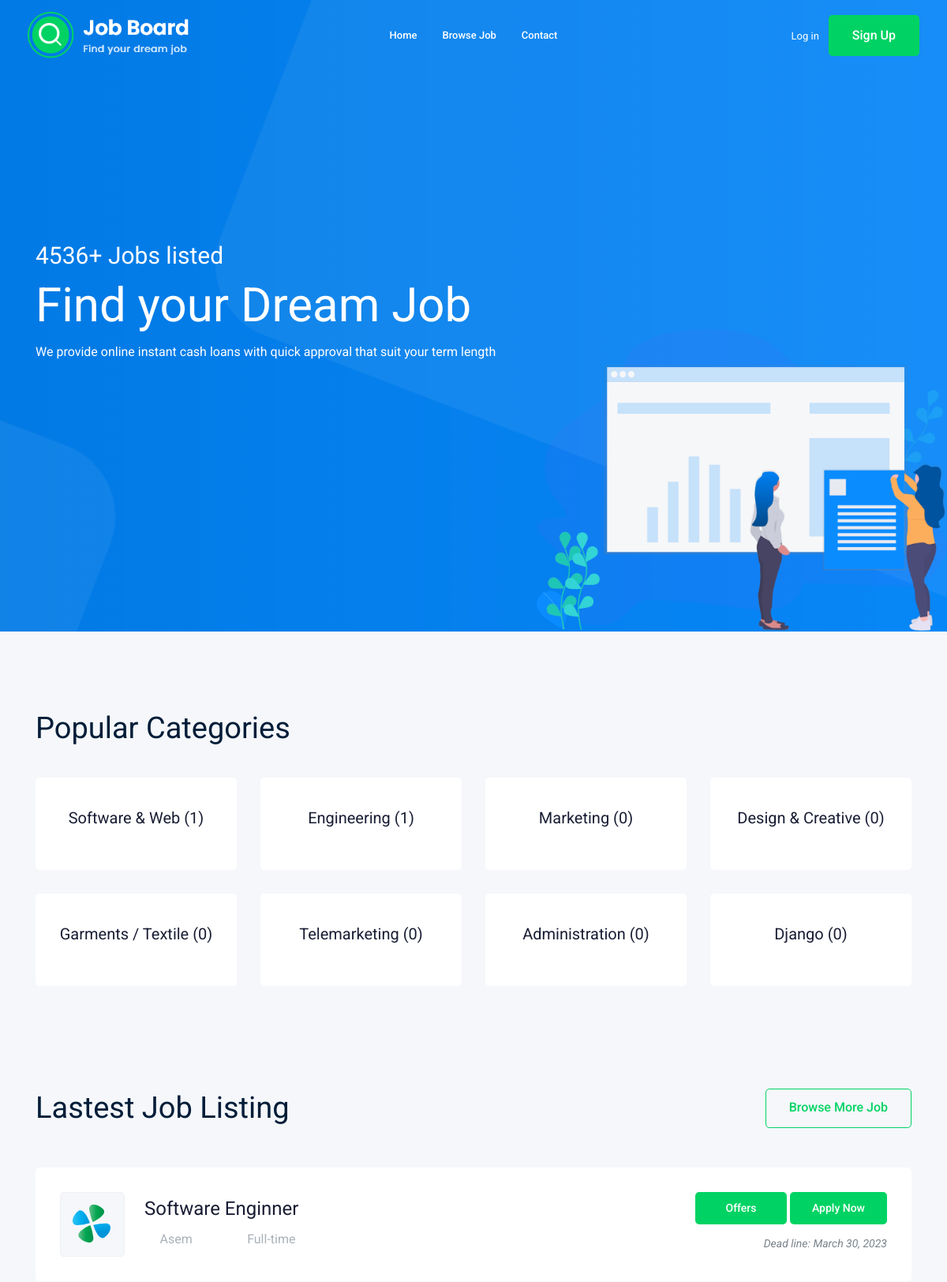
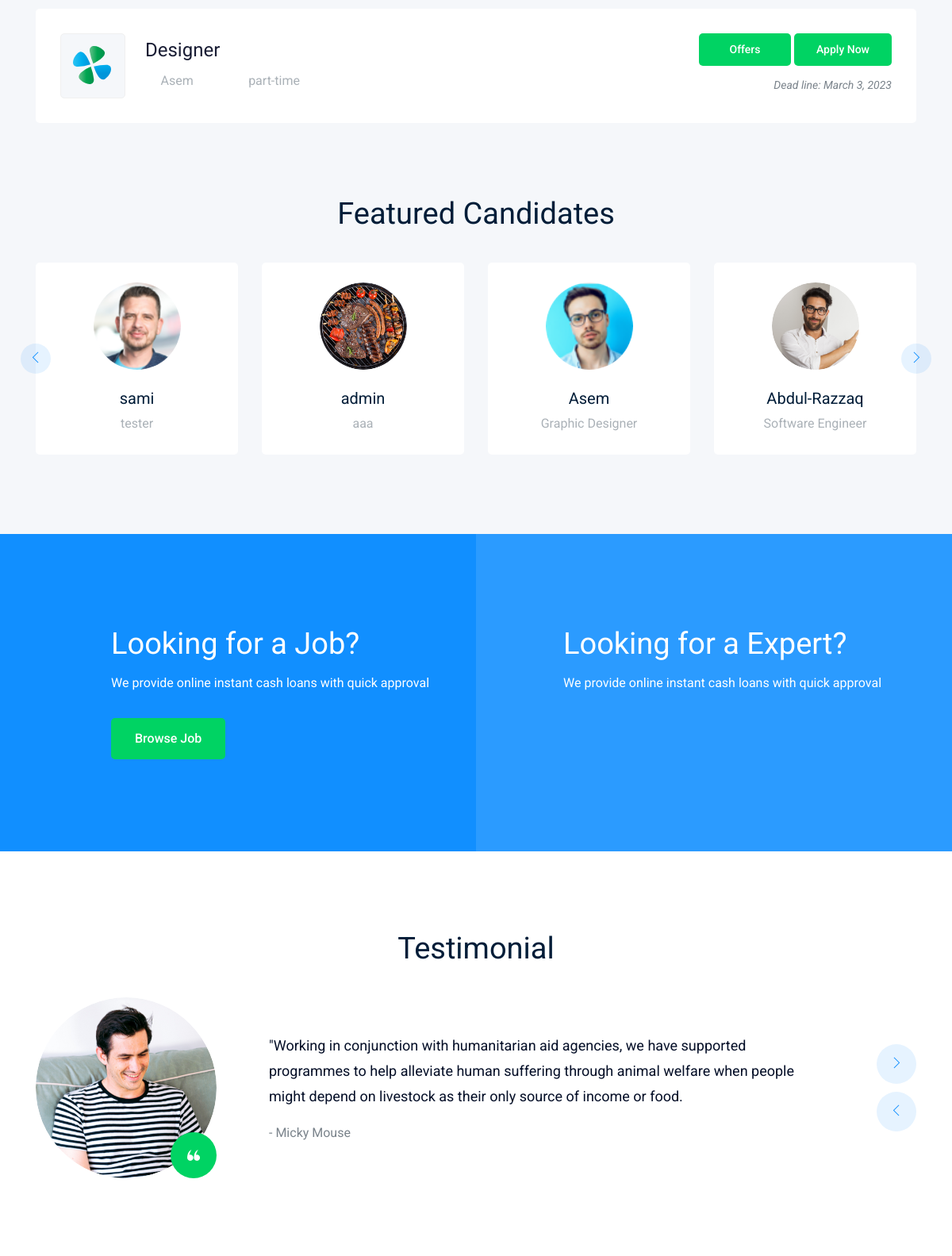
The page / (upper part) on the database its author committed (2 pictures, top to bottom).
### job/models.py (models this page shows, shortened)
class category(models.Model):
    name = models.CharField(max_length=30)

class job(models.Model):
    title = models.CharField(max_length=30)
    description = models.TextField(max_length=6000)
    created_at = models.DateTimeField(auto_now_add=True)
    deadline = models.DateTimeField()
    salary = models.DecimalField(max_digits=7,decimal_places=2,default=0.0)
    category = models.ForeignKey(category, on_delete=models.CASCADE,related_name='job_category')
    created_by = models.ForeignKey(freelancer, on_delete=models.CASCADE)
    cover = models.ImageField(upload_to="img/post/", null=True)
    job_nature = models.CharField(max_length=30, null=True)
    location = models.CharField(max_length=50,default='remot')

class freelancer(models.Model):
    user = models.OneToOneField(User, on_delete=models.CASCADE)
    name_job = models.CharField(max_length=100, null=True)
    country = models.CharField(max_length=100)
    image = models.ImageField(upload_to="img/freelancer/", null=True,default='img/blog/author.png')
    def __str__(self):
        return str(self.user.username)

### job/views.py (the view)
# urls.py: path('', views.index, name='index'),
def index(request):
    top_categories = categorys.objects.annotate(num_jobs=Count('job_category')).order_by('-num_jobs')[:10]
    job = jobs.objects.order_by('-created_at')[:8]
    freelancer = freelancers.objects.order_by('-id')[:10]
    context = {"top_categories":top_categories,
            "job": job,
            "freelancer": freelancer
                  }
    return render(request, "pages/index.html", context)

### templates/pages/index.html (shortened to what this page needs)
{% extends 'base.html' %}
{% load static %}
{% block header %}{% include "includes/header.html" %}{% endblock %}
{% block content %}
    <div class="slider_area h-100">
        <div class="single_slider  d-flex align-items-center slider_bg_1" style="min-height: 100vh">
            <div class="container">
                <div class="row align-items-center">
                    <div class="col-lg-7 col-md-6">
                        <div class="slider_text">
                            <h5 class="wow fadeInLeft" data-wow-duration="1s" data-wow-delay=".2s">4536+ Jobs listed</h5>
                            <h3 class="wow fadeInLeft" data-wow-duration="1s" data-wow-delay=".3s">Find your Dream Job</h3>
                            <p class="wow fadeInLeft" data-wow-duration="1s" data-wow-delay=".4s">We provide online instant cash loans with quick approval that suit your term length</p>
                        </div>
                    </div>
                </div>
            </div>
        </div>
        <div class="ilstration_img wow fadeInRight d-none d-lg-block text-right" data-wow-duration="1s" data-wow-delay=".2s">
            <img src="{% static "img/banner/illustration.png" %}" alt="">
        </div>
    </div>
<div class="popular_catagory_area">
    <div class="container">
        <div class="row">
            <div class="col-lg-12">
                <div class="section_title mb-40">
                    <h3>Popular Categories</h3>
                </div>
            </div>
        </div>
        <div class="row">
            {% for category in top_categories %}
                <div class="col-lg-4 col-xl-3 col-md-6">
                    <div class="single_catagory text-center">
                        <a href="{% url 'all_jobs_category' category.id %}"><h4>{{ category.name }} ({{ category.num_jobs }})</h4></a>
                    </div>
                </div>
            {% endfor %}
        </div>
    </div>
</div>
    <div class="job_listing_area">
        <div class="container">
            <div class="row align-items-center">
                <div class="col-lg-6">
                    <div class="section_title">
                        <h3>Lastest Job Listing</h3>
                    </div>
                </div>
                <div class="col-lg-6">
                    <div class="brouse_job text-right">
                        <a href="{% url 'all_jobs' %}" class="boxed-btn4">Browse More Job</a>
                    </div>
                </div>
            </div>
            <div class="job_lists">
                <div class="row">
                    {% for job in job %}
                        <div class="col-lg-12 col-md-12">
                            <div class="single_jobs white-bg d-flex justify-content-between">
                                <div class="jobs_left d-flex align-items-center">
                                    <div class="thumb">
                                        <img src="{% static 'img/svg_icon/1.svg' %}" alt="">
                                    </div>
                                    <div class="jobs_conetent">
                                        <a><h4>{{job.title}}</h4></a>
                                        <div class="links_locat d-flex align-items-center">
                                            <div class="location">
                                                <p> <i class="fa fa-user"></i>{{job.created_by}}</p>
                                            </div>
                                            <div class="location">
                                                <p> <i class="fa fa-clock-o"></i>{{ job.job_nature }}</p>
                                            </div>
                                        </div>
                                    </div>
                                </div>
                                <div class="jobs_right">
                                    <div class="apply_now">
                                        <a href="{% url 'offers' job.id %}" class="boxed-btn3"> &nbsp;&nbsp; Offers &nbsp;&nbsp; </a>
                                        <a href="{% url 'job_details' job.pk %}" class="boxed-btn3">Apply Now</a>
                                    </div>
                                    <div class="date">
                                        <p>Dead line: {{job.deadline.date}}</p>
                                    </div>
                                </div>
                            </div>
                        </div>
                    {% endfor %}
                </div>
            </div>
        </div>
    </div>
    <div class="featured_candidates_area">
        <div class="container">
            <div class="row">
                <div class="col-lg-12">
                    <div class="section_title text-center mb-40">
                        <h3>Featured Candidates</h3>
                    </div>
                </div>
            </div>
            <div class="row">
                <div class="col-lg-12">
                    <div class="candidate_active owl-carousel">
                        {% for freelancer in freelancer%}
                            <div class="single_candidates text-center">
                                <div class="thumb">
                                    <img src="{{freelancer.image.url}}" alt="none">
                                </div>
                                <a ><h4>{{freelancer.user}}</h4></a>
                                <p>{{ freelancer.name_job }}</p>
                            </div>
                        {% endfor %}
                    </div>
                </div>
            </div>
        </div>
    </div>
    <div class="job_searcing_wrap overlay">
        <div class="container">
            <div class="row">
                <div class="col-lg-5 offset-lg-1 col-md-6">
                    <div class="searching_text">
                        <h3>Looking for a Job?</h3>
                        <p>We provide online instant cash loans with quick approval </p>
                        <a href="{% url 'all_jobs' %}" class="boxed-btn3">Browse Job</a>
                    </div>
                </div>
                <div class="col-lg-5 offset-lg-1 col-md-6">
                    <div class="searching_text">
                        <h3>Looking for a Expert?</h3>
                        <p>We provide online instant cash loans with quick approval </p>
                    </div>
                </div>
            </div>
        </div>
    </div>
    <div class="testimonial_area  ">
        <div class="container">
            <div class="row">
                <div class="col-lg-12">
                    <div class="section_title text-center mb-40">
                        <h3>Testimonial</h3>
                    </div>
                </div>
                <div class="col-xl-12">
                    <div class="testmonial_active owl-carousel">
                        <div class="single_carousel">
                            <div class="row">
                                <div class="col-lg-11">
                                    <div class="single_testmonial d-flex align-items-center">
                                        <div class="thumb">
                                            <img src="{% static 'img/testmonial/author.png' %}" alt="">
                                            <div class="quote_icon">
                                                <i class="Flaticon flaticon-quote"></i>
                                            </div>
                                        </div>
                                        <div class="info">
                                            <p>"Working in conjunction with humanitarian aid agencies, we have supported programmes to help alleviate human suffering through animal welfare when people might depend on livestock as their only source of income or food.</p>
                                            <span>- Micky Mouse</span>
                                        </div>
                                    </div>
                                </div>
                            </div>
                        </div>
                        <div class="single_carousel">
                            <div class="row">
                                <div class="col-lg-11">
                                </div>
                            </div>
                        </div>
                    </div>
                </div>
            </div>
        </div>
    </div>
{% endblock %}

### rows shown on the page
category: name "Software & Web", num_jobs "1"
category: name "Engineering", num_jobs "1"
category: name "Marketing", num_jobs "0"
category: name "Design & Creative", num_jobs "0"
category: name "Garments / Textile", num_jobs "0"
category: name "Telemarketing", num_jobs "0"
category: name "Administration", num_jobs "0"
category: name "Django", num_jobs "0"
job: title "Software Enginner", created_by "Asem", job_nature "Full-time", deadline "March 30, 2023"
job: title "Designer", created_by "Asem", job_nature "part-time", deadline "March 3, 2023"
freelancer: image (picture), user "sami", name_job "tester"
freelancer: image (picture), user "admin", name_job "aaa"
freelancer: image (picture), user "Asem", name_job "Graphic Designer"
freelancer: image (picture), user "Abdul-Razzaq", name_job "Software Engineer"
